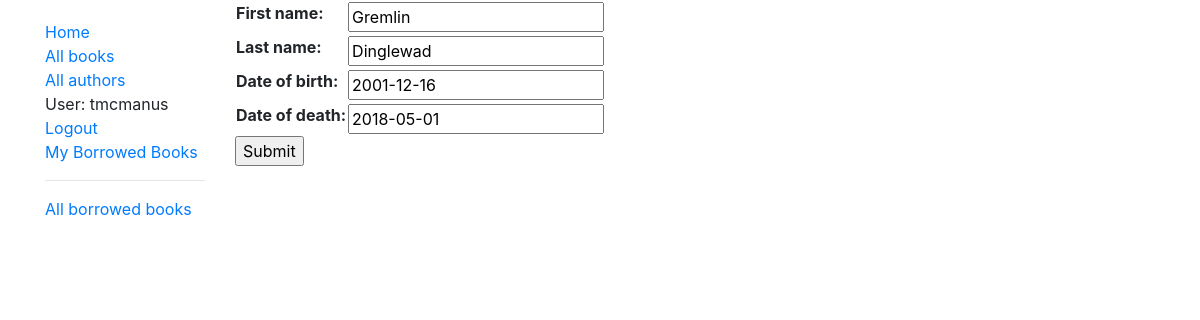
Screenshot of /catalog/author/4/update/ (signed in) with the database file from the repository.
### catalog/models.py (models this page shows, shortened)
class Author(models.Model):
    first_name = models.CharField(max_length=100)
    last_name = models.CharField(max_length=100)
    date_of_birth = models.DateField(null=True, blank=True)
    date_of_death = models.DateField(null=True, blank=True)
    class Meta:
        ordering = ['last_name', 'first_name']
        permissions = (("can_crud_authors", "Create, Update, Delete Author records"), )

### catalog/views.py (the view)
# urls.py: path('author/<int:pk>/update/', views.AuthorUpdate.as_view(), name='author_update'),
class AuthorUpdate(PermissionRequiredMixin, generic.edit.UpdateView):
    permission_required = 'catalog.can_crud_authors'
    model = Author
    fields = ['first_name', 'last_name', 'date_of_birth', 'date_of_death']

### catalog/templates/catalog/author_form.html (shortened to what this page needs)
{% extends 'catalog/base_generic.html' %}
{% block content %}
    <form action="" method="post">
        <table>
            {{ form.as_table }}
        </table>
        <input type="submit" value="Submit">
    </form>
{% endblock %}

### catalog/templates/catalog/base_generic.html (shortened to what this page needs)
<!DOCTYPE html>
<html lang="en">
<head>
    <link rel="stylesheet" href="https://stackpath.bootstrapcdn.com/bootstrap/4.1.3/css/bootstrap.min.css">
    {% load static %}
    <link rel="stylesheet" href="{% static 'css/styles.css' %}">
</head>
<body>
    <div class="container">
        <div class="row">
            <div class="col-sm-2">
                {% block sidebar %}
                <ul class="sidebar-nav">
                    <li><a href="{% url 'index' %}">Home</a></li>
                    <li><a href="{% url 'books' %}">All books</a></li>
                    <li><a href="{% url 'authors' %}">All authors</a></li>
                    {% if user.is_authenticated %}
                        <li>User: {{ user.get_username }}</li>
                        <li><a href="{% url 'logout' %}?next={{ request.path }}">Logout</a></li>
                        <li><a href="{% url 'my-borrowed' %}">My Borrowed Books</a></li>
                        {% if perms.catalog.can_mark_returned %}
                            <hr>
                            <li><a href="{% url 'all-borrowed' %}">All borrowed books</a></li>
                        {% endif %}
                    {% else %}
                        <li><a href="{% url 'login' %}?next={{ request.path }}">Login</a></li>
                    {% endif %}
                </ul>
                {% endblock %}
            </div>
            <div class="col-sm-10">
                {% block content %}
                {% endblock %}
            </div>
        </div>
    </div>
</body>
</html>

### catalog/static/css/styles.css (style rules this page uses)
.sidebar-nav { margin-top: 20px; padding: 0; list-style: none; }

### rows the page displays
Author: first_name "Gremlin", last_name "Dinglewad", date_of_birth "2001-12-16", date_of_death "2018-05-01"

### other values shown
{{ user.get_username }} "tmcmanus"
